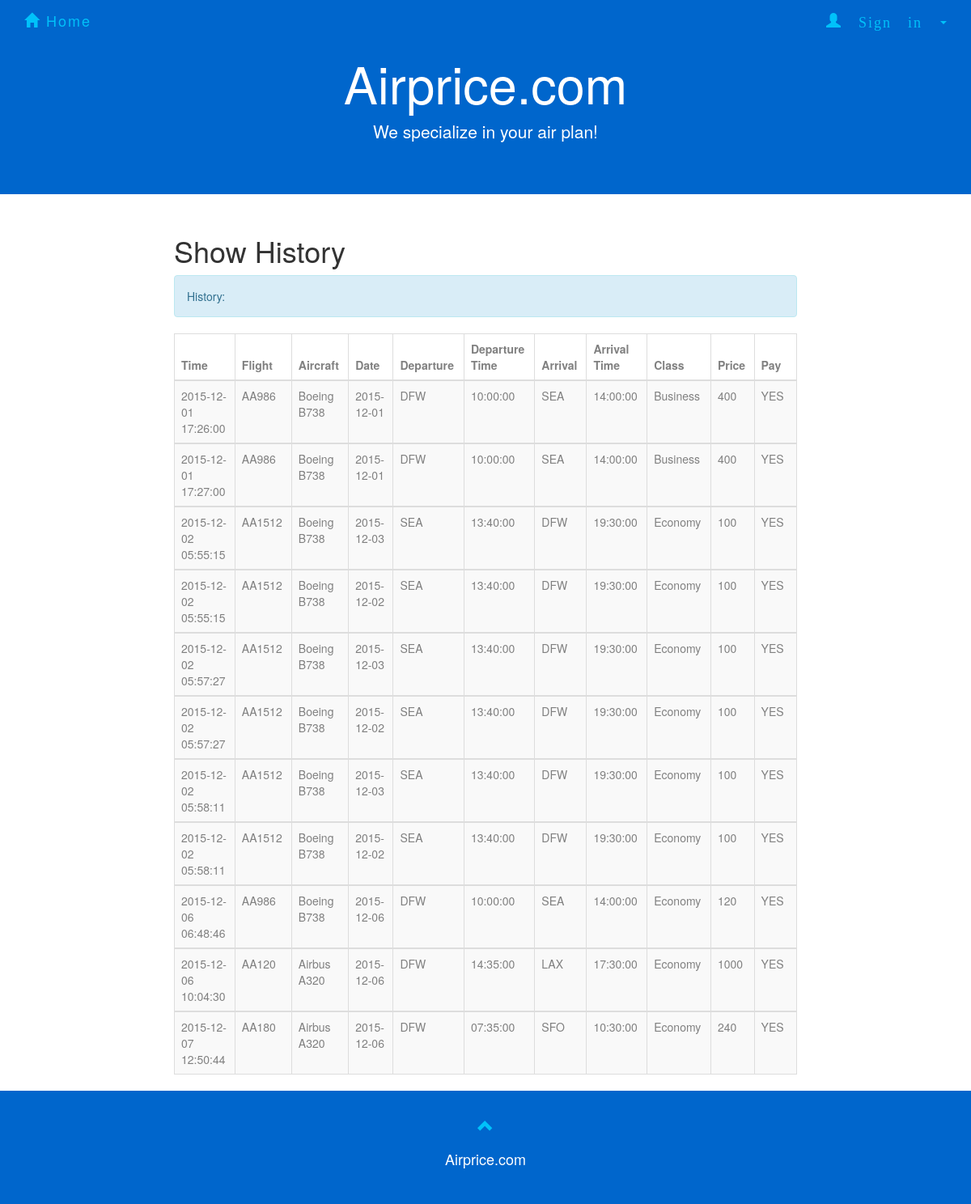
The app's page /showhistory.php (signed in) with its own data.
### tables this page shows
CREATE TABLE `flight` (
  `number` varchar(20) NOT NULL,
  `airplane_id` varchar(10) NOT NULL,
  `departure` varchar(10) NOT NULL,
  `d_time` time NOT NULL,
  `arrival` varchar(10) NOT NULL,
  `a_time` time NOT NULL,
  PRIMARY KEY (`number`),
  KEY `code_idx` (`departure`,`arrival`),
  KEY `airplaneid_idx` (`airplane_id`),
  KEY `arrival_idx` (`arrival`),
  CONSTRAINT `airplaneid` FOREIGN KEY (`airplane_id`) REFERENCES `airplane` (`ID`) ON DELETE CASCADE ON UPDATE CASCADE,
  CONSTRAINT `arrival` FOREIGN KEY (`arrival`) REFERENCES `airport` (`code`) ON DELETE CASCADE ON UPDATE CASCADE,
  CONSTRAINT `departure` FOREIGN KEY (`departure`) REFERENCES `airport` (`code`) ON DELETE CASCADE ON UPDATE CASCADE
);

CREATE TABLE `book` (
  `ID` int(11) NOT NULL AUTO_INCREMENT,
  `time` datetime NOT NULL,
  `date` date NOT NULL,
  `flightno` varchar(10) NOT NULL,
  `username` varchar(45) NOT NULL,
  `classtype` varchar(20) NOT NULL,
  `paid` int(1) DEFAULT '0',
  PRIMARY KEY (`ID`,`flightno`),
  KEY `username_idx` (`username`),
  KEY `classname_idx` (`classtype`),
  KEY `flightno_idx` (`flightno`,`classtype`),
  CONSTRAINT `flightno` FOREIGN KEY (`flightno`, `classtype`) REFERENCES `class` (`number`, `name`) ON DELETE CASCADE ON UPDATE CASCADE,
  CONSTRAINT `username` FOREIGN KEY (`username`) REFERENCES `passanger` (`username`) ON DELETE NO ACTION ON UPDATE NO ACTION
);

CREATE TABLE `airplane` (
  `ID` varchar(10) NOT NULL,
  `type` varchar(10) NOT NULL,
  `company` varchar(20) NOT NULL,
  PRIMARY KEY (`ID`)
);

CREATE TABLE `class` (
  `number` varchar(10) NOT NULL,
  `name` varchar(20) NOT NULL,
  `capacity` int(11) NOT NULL,
  `price` float NOT NULL,
  PRIMARY KEY (`number`,`name`),
  KEY `number_idx` (`number`),
  CONSTRAINT `number` FOREIGN KEY (`number`) REFERENCES `flight` (`number`) ON DELETE CASCADE ON UPDATE CASCADE
);

### showhistory.php (the view, shortened to what this page needs)
<?php
$user = $_SESSION['user'];
?>
<!DOCTYPE html>
<html>
<html lang="en">
<head>
  <link rel="stylesheet" href="http://maxcdn.bootstrapcdn.com/bootstrap/3.3.5/css/bootstrap.min.css">
  <link rel="stylesheet" href="forcompany.css">
  <link rel="stylesheet" href="homepage.css">
  <link rel="stylesheet" href="AdminSignin.css">
</head>
<body>
  <nav class="navbar navbar-default navbar-fixed-top">
    <div class="container">
      <div class="navbar-header">
        <a class="navbar-brand" href="homepage.html"><span class="glyphicon glyphicon-home"></span> Home</a>
      </div>
      <div class="collapse navbar-collapse" id="myNavbar">
        <ul class="nav navbar-nav navbar-right">
          <li class="dropdown" id = "new">
            <a class="dropdown-toggle" data-toggle="dropdown" href="#"><span class="glyphicon glyphicon-user"> Sign in&nbsp;</span><span class="caret"></span>
            </a>
              </li>
            </ul>
      </div>
    </div>
  </nav>
<div class="jumbotron text-center">
        <h1>Airprice.com</h1>
        <p>We specialize in your air plan!</p>
</div>
<div class="container-fluid text-center">
  <div class="row content">
    <div class="col-sm-2 sidenav">
    </div>
    <div class="col-sm-8 text-left">
      <h1>Show History</h1>
<?php
include_once 'dbconnect2.php';
$sql = "SELECT FL.number AS FLnumber, company, type, time, B.date,  departure, d_time, arrival, a_time, C.name AS classname, price, paid
            FROM flight FL,  class C, airplane AP , book B
            WHERE (FL.number = C.number) AND (B.flightno = c.number) AND (classtype = C.name) AND (FL.airplane_id = AP.ID)
            AND  B.username = '$user' AND paid = '1'
            ORDER BY time";
$result = mysqli_query($con,$sql);
$rowcount = mysqli_num_rows($result);
    if($rowcount == 0){
        echo "<div class='alert alert-info'><strong>Nothing in the history.</strong></div>";
    }
    else{
    echo "<div class='alert alert-info'>History:</div>";
    echo "<table class='table table-bordered table-striped table-hover'>
          <thead>
          <tr>
            <th>Time</th>
            <th>Flight</th>
            <th>Aircraft</th>
            <th>Date</th>
            <th>Departure</th>
            <th>Departure Time</th>
            <th>Arrival</th>
            <th>Arrival Time</th>
            <th>Class</th>
            <th>Price</th>
            <th>Pay</th>
          </tr>
          </thead>";
    while($row = mysqli_fetch_array($result)) {
        echo "<tbody><tr>";
        echo "<td>" . $row['time'] . "</td>";
        echo "<td>" . $row['FLnumber'] . "</td>";
        echo "<td>" . $row['company']." ".$row['type']. "</td>";
        echo "<td>" . $row['date'] . "</td>";
        echo "<td>" . $row['departure'] . "</td>";
        echo "<td>" . $row['d_time'] . "</td>";
        echo "<td>" . $row['arrival'] . "</td>";
        echo "<td>" . $row['a_time'] . "</td>";
        echo "<td>" . $row['classname'] . "</td>";
        echo "<td>" . $row['price'] . "</td>";
        if($row['paid'] == 1){
            echo "<td>YES</td>";
        }
        echo "</tr>";
    }
    echo " </tbody></table>";
    }
?>
    </div>
  </div>
</div>
<footer class="container-fluid text-center">
        <a href="#signUpPage" title="To Top">
            <span class="glyphicon glyphicon-chevron-up"></span>
        </a>
        <p>Airprice.com</p>
</footer>
</body>
</html>

### forcompany.css (style rules this page uses)
.jumbotron { background-color: #0066cc; color: #ffffff; }
.navbar { margin-bottom: 0; background-color: #0066cc; border: 0; font-size: 18px !important; letter-spacing: 2px; opacity: 0.9; }
.navbar li a, .navbar .navbar-brand { color: #00ccff !important; }
footer { background-color: #0066cc; color: #fff; padding: 32px; font-size: 18px; }
footer .glyphicon { font-size: 20px; margin-bottom: 20px; color: #00ccff; opacity: 0.9; }

### AdminSignin.css (style rules this page uses)
th { width: 50px; height: 10px; color: gray; }
td { color: gray; }

### records on screen
flight: book.time "2015-12-01 17:26:00", number "AA986", airplane.company "Boeing", airplane.type "B738", book.date "2015-12-01", departure "DFW", d_time "10:00:00", arrival "SEA", a_time "14:00:00", class.name "Business", class.price "400", book.time "2015-12-01 17:27:00", book.time "2015-12-06 06:48:46", book.date "2015-12-06", class.name "Economy", class.price "120"
flight: book.time "2015-12-02 05:55:15", number "AA1512", airplane.company "Boeing", airplane.type "B738", book.date "2015-12-03", departure "SEA", d_time "13:40:00", arrival "DFW", a_time "19:30:00", class.name "Economy", class.price "100", book.date "2015-12-02", book.time "2015-12-02 05:57:27", book.time "2015-12-02 05:58:11"
flight: book.time "2015-12-06 10:04:30", number "AA120", airplane.company "Airbus", airplane.type "A320", book.date "2015-12-06", departure "DFW", d_time "14:35:00", arrival "LAX", a_time "17:30:00", class.name "Economy", class.price "1000"
flight: book.time "2015-12-07 12:50:44", number "AA180", airplane.company "Airbus", airplane.type "A320", book.date "2015-12-06", departure "DFW", d_time "07:35:00", arrival "SFO", a_time "10:30:00", class.name "Economy", class.price "240"
